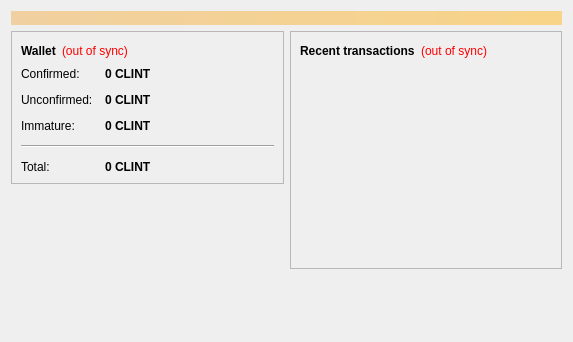
<?xml version="1.0" encoding="UTF-8"?>
<ui version="4.0">
 <class>OverviewPage</class>
 <widget class="QWidget" name="OverviewPage">
  <property name="geometry">
   <rect>
    <x>0</x>
    <y>0</y>
    <width>573</width>
    <height>342</height>
   </rect>
  </property>
  <property name="windowTitle">
   <string>Form</string>
  </property>
  <layout class="QVBoxLayout" name="topLayout">
   <item>
    <widget class="QLabel" name="labelAlerts">
     <property name="visible">
      <bool>false</bool>
     </property>
     <property name="styleSheet">
      <string notr="true">background-color: qlineargradient(x1: 0, y1: 0, x2: 1, y2: 0, stop:0 #F0D0A0, stop:1 #F8D488); color:#000000;</string>
     </property>
     <property name="wordWrap">
      <bool>true</bool>
     </property>
     <property name="margin">
      <number>3</number>
     </property>
    </widget>
   </item>
   <item>
    <layout class="QHBoxLayout" name="horizontalLayout" stretch="1,1">
     <item>
      <layout class="QVBoxLayout" name="verticalLayout_2">
       <item>
        <widget class="QFrame" name="frame">
         <property name="frameShape">
          <enum>QFrame::StyledPanel</enum>
         </property>
         <property name="frameShadow">
          <enum>QFrame::Raised</enum>
         </property>
         <layout class="QVBoxLayout" name="verticalLayout_4">
          <item>
           <layout class="QHBoxLayout" name="horizontalLayout_4">
            <item>
             <widget class="QLabel" name="label_5">
              <property name="font">
               <font>
                <weight>75</weight>
                <bold>true</bold>
               </font>
              </property>
              <property name="text">
               <string>Wallet</string>
              </property>
             </widget>
            </item>
            <item>
             <widget class="QLabel" name="labelWalletStatus">
              <property name="toolTip">
               <string>The displayed information may be out of date. Your wallet automatically synchronizes with the Clinton network after a connection is established, but this process has not completed yet.</string>
              </property>
              <property name="styleSheet">
               <string notr="true">QLabel { color: red; }</string>
              </property>
              <property name="text">
               <string notr="true">(out of sync)</string>
              </property>
              <property name="alignment">
               <set>Qt::AlignLeading|Qt::AlignLeft|Qt::AlignVCenter</set>
              </property>
             </widget>
            </item>
            <item>
             <spacer name="horizontalSpacer_2">
              <property name="orientation">
               <enum>Qt::Horizontal</enum>
              </property>
              <property name="sizeHint" stdset="0">
               <size>
                <width>40</width>
                <height>20</height>
               </size>
              </property>
             </spacer>
            </item>
           </layout>
          </item>
          <item>
           <layout class="QFormLayout" name="formLayout_2">
            <property name="fieldGrowthPolicy">
             <enum>QFormLayout::AllNonFixedFieldsGrow</enum>
            </property>
            <property name="horizontalSpacing">
             <number>12</number>
            </property>
            <property name="verticalSpacing">
             <number>12</number>
            </property>
            <item row="0" column="0">
             <widget class="QLabel" name="label">
              <property name="text">
               <string>Confirmed:</string>
              </property>
             </widget>
            </item>
            <item row="0" column="1">
             <widget class="QLabel" name="labelBalance">
              <property name="font">
               <font>
                <weight>75</weight>
                <bold>true</bold>
               </font>
              </property>
              <property name="cursor">
               <cursorShape>IBeamCursor</cursorShape>
              </property>
              <property name="toolTip">
               <string>Your current spendable balance</string>
              </property>
              <property name="text">
               <string notr="true">0 CLINT</string>
              </property>
              <property name="textInteractionFlags">
               <set>Qt::LinksAccessibleByMouse|Qt::TextSelectableByKeyboard|Qt::TextSelectableByMouse</set>
              </property>
             </widget>
            </item>
            <item row="1" column="0">
             <widget class="QLabel" name="label_3">
              <property name="text">
               <string>Unconfirmed:</string>
              </property>
             </widget>
            </item>
            <item row="1" column="1">
             <widget class="QLabel" name="labelUnconfirmed">
              <property name="font">
               <font>
                <weight>75</weight>
                <bold>true</bold>
               </font>
              </property>
              <property name="cursor">
               <cursorShape>IBeamCursor</cursorShape>
              </property>
              <property name="toolTip">
               <string>Total of transactions that have yet to be confirmed, and do not yet count toward the spendable balance</string>
              </property>
              <property name="text">
               <string notr="true">0 CLINT</string>
              </property>
              <property name="textInteractionFlags">
               <set>Qt::LinksAccessibleByMouse|Qt::TextSelectableByKeyboard|Qt::TextSelectableByMouse</set>
              </property>
             </widget>
            </item>
            <item row="2" column="0">
             <widget class="QLabel" name="labelImmatureText">
              <property name="text">
               <string>Immature:</string>
              </property>
             </widget>
            </item>
            <item row="2" column="1">
             <widget class="QLabel" name="labelImmature">
              <property name="font">
               <font>
                <weight>75</weight>
                <bold>true</bold>
               </font>
              </property>
              <property name="toolTip">
               <string>Mined balance that has not yet matured</string>
              </property>
              <property name="text">
               <string notr="true">0 CLINT</string>
              </property>
              <property name="textInteractionFlags">
               <set>Qt::LinksAccessibleByMouse|Qt::TextSelectableByKeyboard|Qt::TextSelectableByMouse</set>
              </property>
             </widget>
            </item>
            <item row="4" column="0">
             <widget class="QLabel" name="labelTotalText">
              <property name="text">
               <string>Total:</string>
              </property>
             </widget>
            </item>
            <item row="4" column="1">
             <widget class="QLabel" name="labelTotal">
              <property name="font">
               <font>
                <weight>75</weight>
                <bold>true</bold>
               </font>
              </property>
              <property name="cursor">
               <cursorShape>IBeamCursor</cursorShape>
              </property>
              <property name="toolTip">
               <string>Your current total balance</string>
              </property>
              <property name="text">
               <string notr="true">0 CLINT</string>
              </property>
              <property name="textInteractionFlags">
               <set>Qt::LinksAccessibleByMouse|Qt::TextSelectableByKeyboard|Qt::TextSelectableByMouse</set>
              </property>
             </widget>
            </item>
            <item row="3" column="0" colspan="2">
             <widget class="Line" name="line">
              <property name="orientation">
               <enum>Qt::Horizontal</enum>
              </property>
             </widget>
            </item>
           </layout>
          </item>
         </layout>
        </widget>
       </item>
       <item>
        <spacer name="verticalSpacer">
         <property name="orientation">
          <enum>Qt::Vertical</enum>
         </property>
         <property name="sizeHint" stdset="0">
          <size>
           <width>20</width>
           <height>40</height>
          </size>
         </property>
        </spacer>
       </item>
      </layout>
     </item>
     <item>
      <layout class="QVBoxLayout" name="verticalLayout_3">
       <item>
        <widget class="QFrame" name="frame_2">
         <property name="frameShape">
          <enum>QFrame::StyledPanel</enum>
         </property>
         <property name="frameShadow">
          <enum>QFrame::Raised</enum>
         </property>
         <layout class="QVBoxLayout" name="verticalLayout">
          <item>
           <layout class="QHBoxLayout" name="horizontalLayout_2">
            <item>
             <widget class="QLabel" name="label_4">
              <property name="text">
               <string>&lt;b&gt;Recent transactions&lt;/b&gt;</string>
              </property>
             </widget>
            </item>
            <item>
             <widget class="QLabel" name="labelTransactionsStatus">
              <property name="toolTip">
               <string>The displayed information may be out of date. Your wallet automatically synchronizes with the Clinton network after a connection is established, but this process has not completed yet.</string>
              </property>
              <property name="styleSheet">
               <string notr="true">QLabel { color: red; }</string>
              </property>
              <property name="text">
               <string notr="true">(out of sync)</string>
              </property>
              <property name="alignment">
               <set>Qt::AlignRight|Qt::AlignTrailing|Qt::AlignVCenter</set>
              </property>
             </widget>
            </item>
            <item>
             <spacer name="horizontalSpacer">
              <property name="orientation">
               <enum>Qt::Horizontal</enum>
              </property>
              <property name="sizeHint" stdset="0">
               <size>
                <width>40</width>
                <height>20</height>
               </size>
              </property>
             </spacer>
            </item>
           </layout>
          </item>
          <item>
           <widget class="QListView" name="listTransactions">
            <property name="styleSheet">
             <string notr="true">QListView { background: transparent; }</string>
            </property>
            <property name="frameShape">
             <enum>QFrame::NoFrame</enum>
            </property>
            <property name="verticalScrollBarPolicy">
             <enum>Qt::ScrollBarAlwaysOff</enum>
            </property>
            <property name="horizontalScrollBarPolicy">
             <enum>Qt::ScrollBarAlwaysOff</enum>
            </property>
            <property name="selectionMode">
             <enum>QAbstractItemView::NoSelection</enum>
            </property>
           </widget>
          </item>
         </layout>
        </widget>
       </item>
       <item>
        <spacer name="verticalSpacer_2">
         <property name="orientation">
          <enum>Qt::Vertical</enum>
         </property>
         <property name="sizeHint" stdset="0">
          <size>
           <width>20</width>
           <height>40</height>
          </size>
         </property>
        </spacer>
       </item>
      </layout>
     </item>
    </layout>
   </item>
  </layout>
 </widget>
 <resources/>
 <connections/>
</ui>
